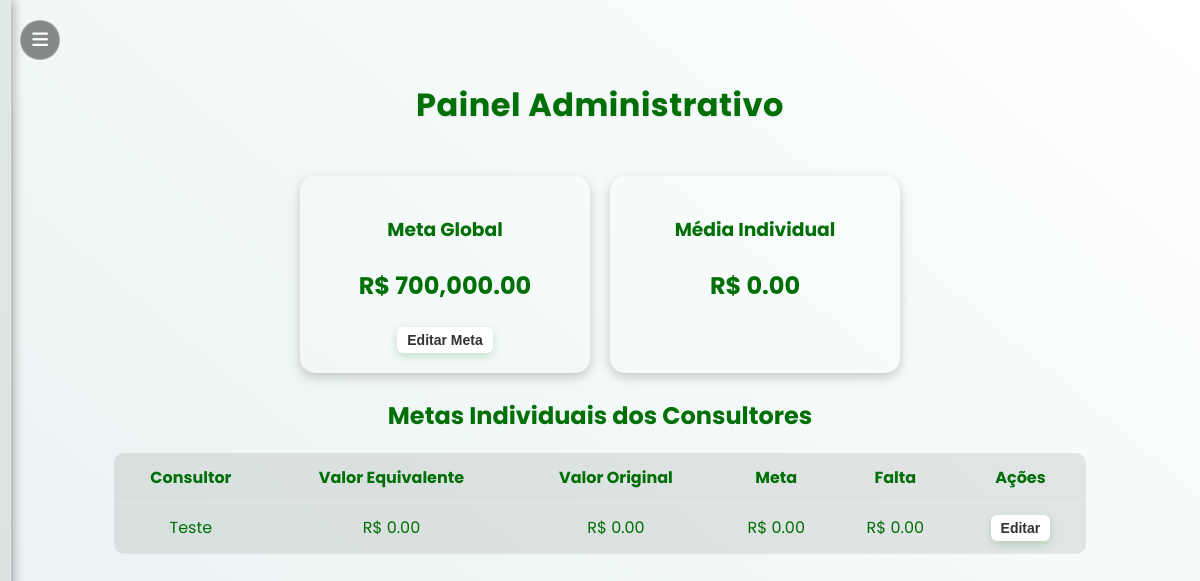
Before: /painel_admin (signed in) with the older database file.
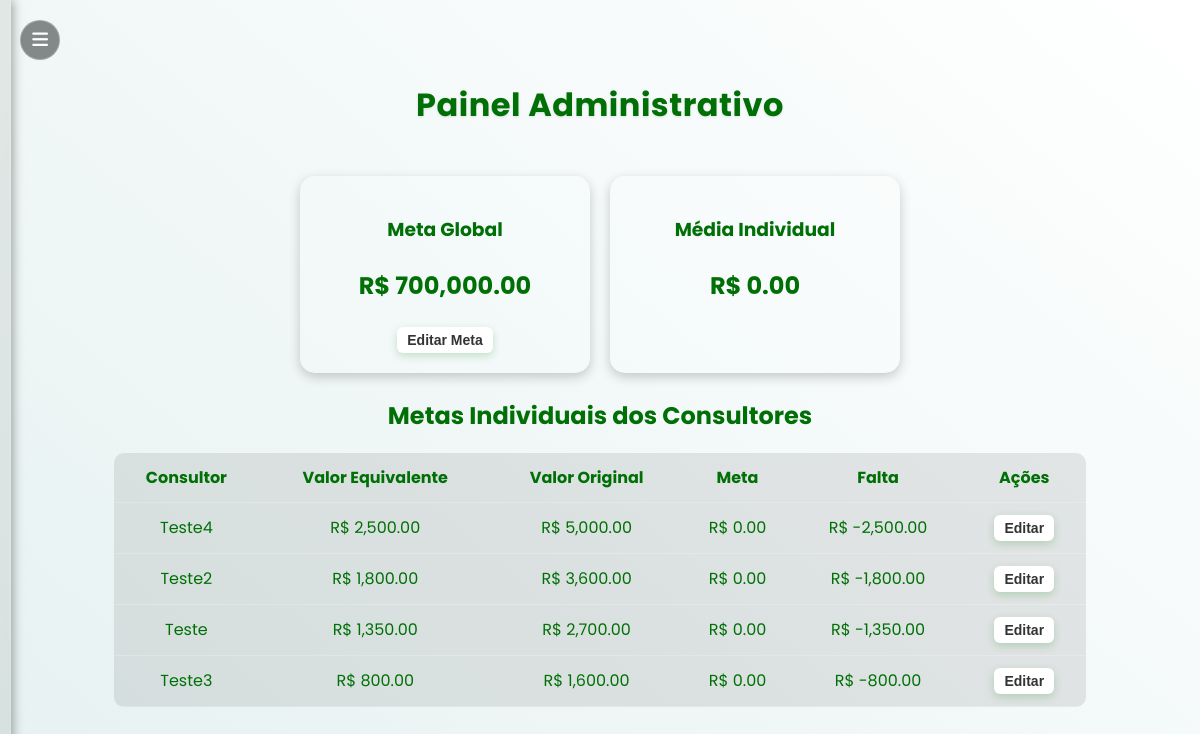
After: the same page with the newer database file.
### tables this page shows
CREATE TABLE users (
            id INTEGER PRIMARY KEY AUTOINCREMENT,
            nome TEXT UNIQUE NOT NULL,
            senha TEXT NOT NULL,
            role TEXT DEFAULT 'user'
        );

### app.py (the view)
@app.route("/painel_admin", methods=["GET"])
def painel_admin():
    if "user" not in session or session["role"] != "admin":
        return redirect(url_for("login"))
    mes = request.args.get("mes") or datetime.now().strftime("%Y-%m")
    ano, mes_num = mes.split("-")
    conn = get_conn()
    cur = conn.cursor()
    ph = "?" if isinstance(conn, sqlite3.Connection) else "%s"
    cur.execute("""
        CREATE TABLE IF NOT EXISTS metas_globais (
            id INTEGER PRIMARY KEY AUTOINCREMENT,
            valor REAL
        )
    """ if isinstance(conn, sqlite3.Connection) else """
        CREATE TABLE IF NOT EXISTS metas_globais (
            id SERIAL PRIMARY KEY,
            valor NUMERIC(12,2)
        )
    """)
    cur.execute("""
        CREATE TABLE IF NOT EXISTS metas_individuais (
            id INTEGER PRIMARY KEY AUTOINCREMENT,
            consultor TEXT UNIQUE,
            meta REAL
        )
    """ if isinstance(conn, sqlite3.Connection) else """
        CREATE TABLE IF NOT EXISTS metas_individuais (
            id SERIAL PRIMARY KEY,
            consultor TEXT UNIQUE,
            meta NUMERIC(12,2)
        )
    """)
    query = f"""
        SELECT u.nome AS consultor,
               COALESCE(SUM(p.valor_equivalente), 0) AS total_eq,
               COALESCE(SUM(p.valor_original), 0) AS total_or,
               COALESCE(m.meta, 0) AS meta,
               (COALESCE(m.meta, 0) - COALESCE(SUM(p.valor_equivalente), 0)) AS falta
        FROM users u
        LEFT JOIN propostas p
            ON u.nome = p.consultor
           AND {"strftime('%Y-%m', p.data) = ?" if isinstance(conn, sqlite3.Connection)
                else "TO_CHAR(p.data, 'YYYY-MM') = %s"}
        LEFT JOIN metas_individuais m
            ON u.nome = m.consultor
        WHERE u.role != 'admin'
        GROUP BY u.nome, m.meta
        ORDER BY total_eq DESC;
    """
    cur.execute(query, (f"{ano}-{mes_num}",))
    ranking = cur.fetchall()
    cur.execute("SELECT valor FROM metas_globais ORDER BY id DESC LIMIT 1;")
    meta_global_row = cur.fetchone()
    meta_global = meta_global_row[0] if meta_global_row else 0
    media_usuarios = (sum([r[3] or 0 for r in ranking]) / len(ranking)) if ranking else 0
    conn.close()
    return render_template("painel_admin.html", ranking=ranking, meta_global=meta_global,
                           media_usuarios=media_usuarios, mes_atual=mes)

### app.py (called while the page is built)
def get_conn():
    if DATABASE_URL and psycopg2:
        return psycopg2.connect(DATABASE_URL, sslmode="require")
    else:
        return sqlite3.connect(LOCAL_DB, check_same_thread=False)

### templates/painel_admin.html (shortened to what this page needs)
{% extends "base.html" %}
{% block content %}
<div class="painel-admin">
  <div class="topo-admin">
    <h1>Painel Administrativo</h1>
  </div>
  <div class="box-metas">
    <div class="card-meta">
      <h3>Meta Global</h3>
      <p class="valor">R$ {{ "{:,.2f}".format(meta_global or 0) }}</p>
      <button class="btn-editar" onclick="abrirMetaGlobal()">Editar Meta</button>
    </div>
    <div class="card-meta">
      <h3>Média Individual</h3>
      <p class="valor">R$ {{ "{:,.2f}".format(media_usuarios or 0) }}</p>
    </div>
  </div>
  <div class="tabela-admin">
    <h2>Metas Individuais dos Consultores</h2>
    <table>
      <thead>
        <tr>
          <th>Consultor</th>
          <th>Valor Equivalente</th>
          <th>Valor Original</th>
          <th>Meta</th>
          <th>Falta</th>
          <th>Ações</th>
        </tr>
      </thead>
      <tbody>
        {% for linha in ranking %}
        <tr>
          <td>{{ linha[0] }}</td>
          <td>R$ {{ "{:,.2f}".format(linha[1] or 0) }}</td>
          <td>R$ {{ "{:,.2f}".format(linha[2] or 0) }}</td>
          <td>R$ {{ "{:,.2f}".format(linha[3] or 0) }}</td>
          <td>R$ {{ "{:,.2f}".format(linha[4] or 0) }}</td>
          <td>
            <button class="btn-editar" onclick="abrirMeta('{{ linha[0] }}', '{{ linha[3] or 0 }}')">Editar</button>
          </td>
        </tr>
        {% endfor %}
      </tbody>
    </table>
  </div>
</div>
{% endblock %}

Changed rows visible on the page:
added users: nome "Teste4", linha "2,500.00", linha "5,000.00", linha "0.00", linha "-2,500.00"
added users: nome "Teste2", linha "1,800.00", linha "3,600.00", linha "0.00", linha "-1,800.00"
computed for users "Teste": linha "0.00" → "1,350.00"; linha "0.00" → "2,700.00"; linha "0.00" → "-1,350.00"
added users: nome "Teste3", linha "800.00", linha "1,600.00", linha "0.00", linha "-800.00"
